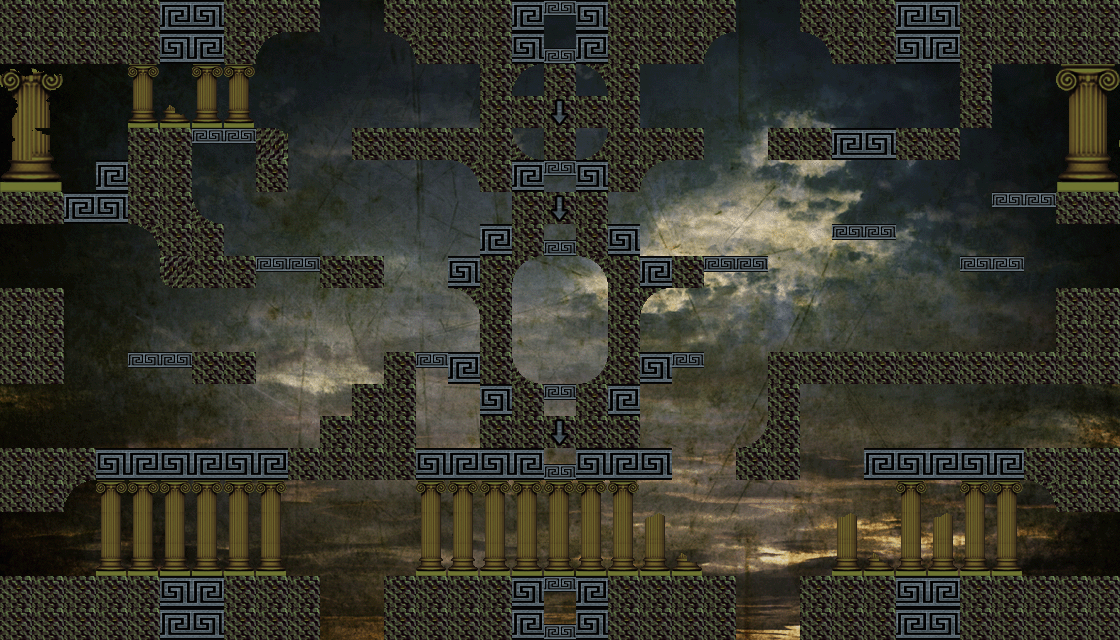

This is a level from a 2D game, rendered from its Tiled map with the project's own tilesets. A one-line summary and the map file follow, with tile-layer data summarised:
An orthogonal 35x20 tile map with 32x32 px tiles, 3 tile layers (Background, Foreground, Frontground), 1 hidden layer not drawn, 2 tilesets, 1 image layer and 81 objects (24x platform, 13x SlaveEntity, mainPlayer, EnemyEntity).

<map version="1.0" orientation="orthogonal" renderorder="right-down" width="35" height="20" tilewidth="32" tileheight="32">
 <tileset firstgid="1" name="asterion_level_tiles" tilewidth="32" tileheight="32">
  <image source="../img/map/asterion_level_tiles.png" width="640" height="241" />
 </tileset>
 <tileset firstgid="141" name="area01_level_tiles" tilewidth="32" tileheight="32">
  <image source="../img/map/area01_level_tiles.png" width="640" height="241" />
 </tileset>
 <imagelayer name="background">
  <image source="../img/background.png" />
 </imagelayer>
 <layer name="Background" width="35" height="20">
  <data>[700 cells, 0 non-empty, 0 distinct tile ids]</data>
 </layer>
 <objectgroup color="#03a408" name="Entities">
  <object name="mainPlayer" x="544" y="320" width="32" height="64">
   <properties>
    <property name="image" value="gripe_run_right" />
    <property name="spritewidth" value="64" />
   </properties>
  </object>
  <object name="SlaveEntity" x="768" y="288" width="32" height="64" />
  <object name="SlaveEntity" x="192" y="384" width="32" height="64" />
  <object name="SlaveEntity" x="1024" y="128" width="32" height="64" />
  <object name="SlaveEntity" x="928" y="384" width="32" height="64" />
  <object name="SlaveEntity" x="416" y="64" width="32" height="64" />
  <object name="SlaveEntity" x="672" y="64" width="32" height="64" />
  <object name="SlaveEntity" x="320" y="192" width="32" height="64" />
  <object name="SlaveEntity" x="384" y="288" width="32" height="64" />
  <object name="EnemyEntity" x="640" y="512" width="32" height="64" />
  <object name="SlaveEntity" x="160" y="288" width="32" height="64" />
  <object name="SlaveEntity" x="192" y="512" width="32" height="64" />
  <object name="SlaveEntity" x="896" y="512" width="32" height="64" />
  <object name="SlaveEntity" x="160" y="64" width="32" height="64" />
  <object name="SlaveEntity" x="864" y="64" width="32" height="64" />
 </objectgroup>
 <layer name="Foreground" width="35" height="20">
  <data>[700 cells, 438 non-empty, 13 distinct tile ids]</data>
 </layer>
 <layer name="Frontground" width="35" height="20">
  <data>[700 cells, 87 non-empty, 24 distinct tile ids]</data>
 </layer>
 <layer name="Hiddenground" width="35" height="20" visible="0">
  <data>[700 cells, 143 non-empty, 10 distinct tile ids]</data>
 </layer>
 <objectgroup color="#a4009d" name="collision">
  <object x="0" y="0" width="160" height="64" />
  <object x="128" y="128" width="64" height="96" />
  <object x="0" y="288" width="64" height="96" />
  <object x="0" y="448" width="64" height="64" />
  <object x="0" y="576" width="160" height="64" />
  <object x="224" y="576" width="96" height="64" />
  <object x="384" y="576" width="128" height="64" />
  <object x="608" y="576" width="128" height="64" />
  <object x="800" y="576" width="96" height="64" />
  <object x="960" y="576" width="160" height="64" />
  <object x="64" y="448" width="32" height="32" />
  <object x="1024" y="448" width="96" height="32" />
  <object x="1056" y="480" width="64" height="32" />
  <object x="1056" y="288" width="64" height="96" />
  <object x="768" y="352" width="288" height="32" />
  <object x="768" y="384" width="32" height="64" />
  <object x="768" y="128" width="64" height="32" />
  <object x="960" y="0" width="160" height="64" />
  <object x="960" y="64" width="32" height="64" />
  <object x="896" y="128" width="64" height="32" />
  <object x="160" y="224" width="64" height="64" />
  <object x="224" y="256" width="32" height="32" />
  <object name="platform" x="512" y="0" width="96" height="64">
   <properties>
    <property name="type" value="platform" />
   </properties>
  </object>
  <object name="platform" x="512" y="576" width="96" height="64">
   <properties>
    <property name="type" value="platform" />
   </properties>
  </object>
  <object name="platform" x="512" y="384" width="96" height="96">
   <properties>
    <property name="type" value="platform" />
   </properties>
  </object>
  <object name="platform" x="512" y="160" width="96" height="96">
   <properties>
    <property name="type" value="platform" />
   </properties>
  </object>
  <object name="platform" x="160" y="0" width="64" height="64">
   <properties>
    <property name="type" value="platform" />
   </properties>
  </object>
  <object name="platform" x="160" y="576" width="64" height="64">
   <properties>
    <property name="type" value="platform" />
   </properties>
  </object>
  <object name="platform" x="896" y="576" width="64" height="64">
   <properties>
    <property name="type" value="platform" />
   </properties>
  </object>
  <object name="platform" x="896" y="0" width="64" height="64">
   <properties>
    <property name="type" value="platform" />
   </properties>
  </object>
  <object name="platform" x="832" y="128" width="64" height="32">
   <properties>
    <property name="type" value="platform" />
   </properties>
  </object>
  <object name="platform" x="992" y="192" width="64" height="32">
   <properties>
    <property name="type" value="platform" />
   </properties>
  </object>
  <object name="platform" x="960" y="256" width="64" height="32">
   <properties>
    <property name="type" value="platform" />
   </properties>
  </object>
  <object name="platform" x="832" y="224" width="64" height="32">
   <properties>
    <property name="type" value="platform" />
   </properties>
  </object>
  <object name="platform" x="640" y="256" width="128" height="32">
   <properties>
    <property name="type" value="platform" />
   </properties>
  </object>
  <object name="platform" x="192" y="128" width="64" height="32">
   <properties>
    <property name="type" value="platform" />
   </properties>
  </object>
  <object name="platform" x="256" y="256" width="64" height="32">
   <properties>
    <property name="type" value="platform" />
   </properties>
  </object>
  <object name="platform" x="128" y="352" width="64" height="32">
   <properties>
    <property name="type" value="platform" />
   </properties>
  </object>
  <object name="platform" x="96" y="448" width="192" height="32">
   <properties>
    <property name="type" value="platform" />
   </properties>
  </object>
  <object name="platform" x="864" y="448" width="160" height="32">
   <properties>
    <property name="type" value="platform" />
   </properties>
  </object>
  <object name="platform" x="608" y="448" width="64" height="32">
   <properties>
    <property name="type" value="platform" />
   </properties>
  </object>
  <object name="platform" x="416" y="448" width="96" height="32">
   <properties>
    <property name="type" value="platform" />
   </properties>
  </object>
  <object name="platform" x="416" y="352" width="64" height="32">
   <properties>
    <property name="type" value="platform" />
   </properties>
  </object>
  <object name="platform" x="640" y="352" width="64" height="32">
   <properties>
    <property name="type" value="platform" />
   </properties>
  </object>
  <object name="platform" x="448" y="256" width="32" height="32">
   <properties>
    <property name="type" value="platform" />
   </properties>
  </object>
  <object name="platform" x="64" y="192">
   <properties>
    <property name="type" value="platform" />
   </properties>
   <polygon points="0,0 32,0 32,-32 64,-32 64,32 0,32" />
  </object>
  <object x="320" y="256">
   <polygon points="0,0 64,0 32,32 0,32" />
  </object>
  <object x="608" y="160" width="32" height="32" />
  <object x="640" y="128" width="64" height="32" />
  <object x="352" y="128" width="128" height="32" />
  </objectgroup>
</map>
<!-- 16 of 81 objects omitted -->
